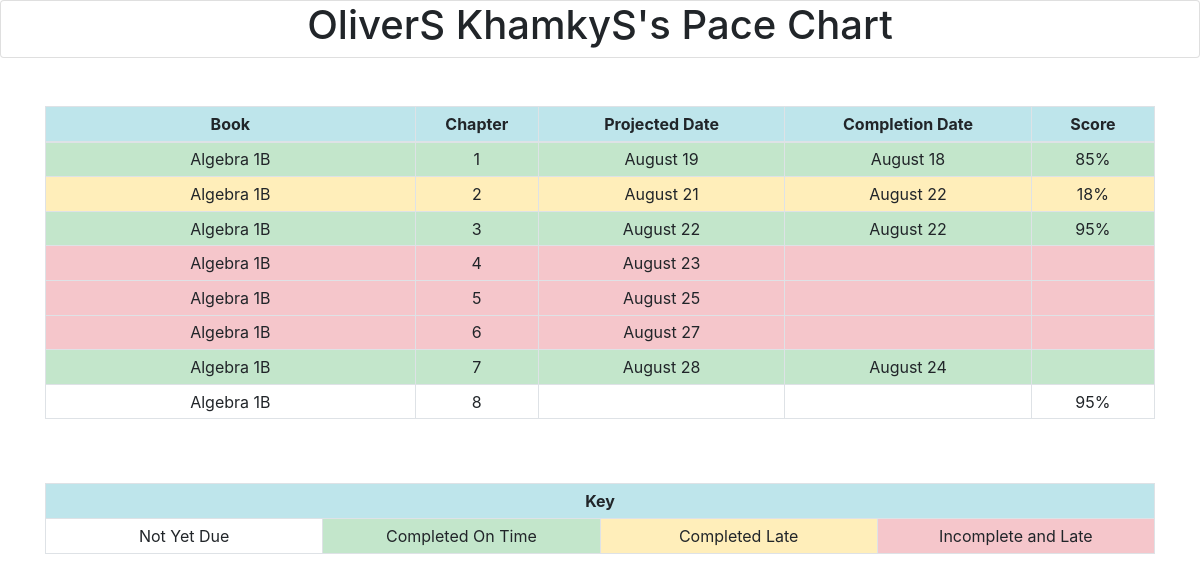
/pacechart/ (signed in), run on an earlier commit of the app's database.
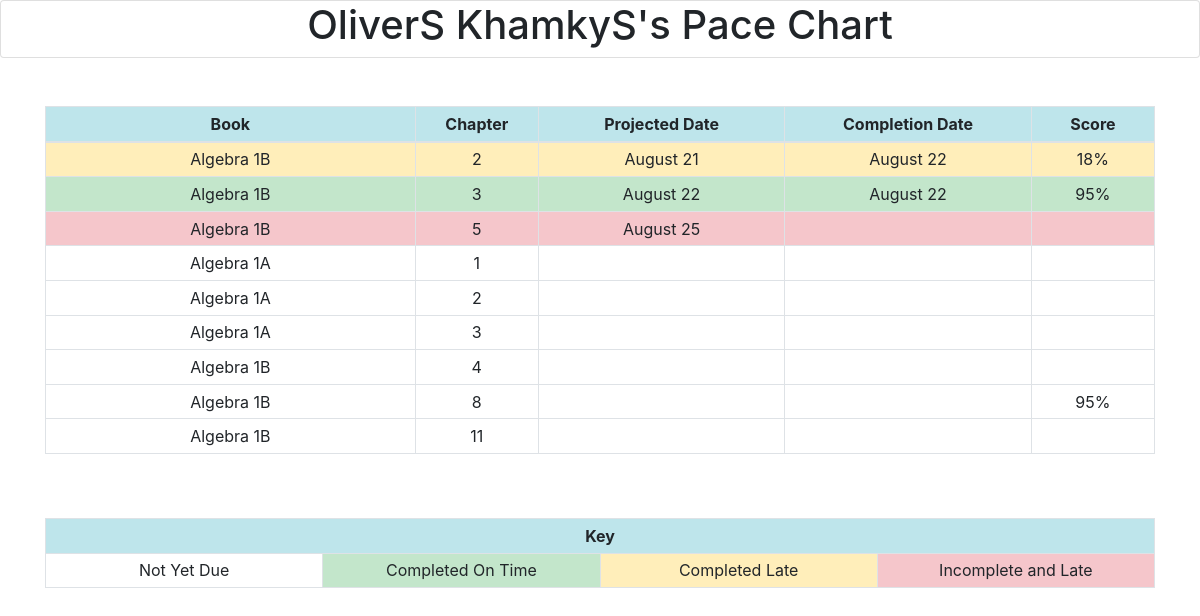
And on a later commit of the database.
### pace/models.py (models this page shows, shortened)
class Student(models.Model):
    user = models.OneToOneField(User, on_delete=models.CASCADE, null=True, blank=True)
    teacher = models.ManyToManyField(Teacher)
    class Meta:
            ordering = ["user__last_name"]
    def __str__(self):
        return self.user.first_name + " " + self.user.last_name

class PaceChapter(models.Model):
    student = models.ForeignKey('Student', on_delete=models.CASCADE)
    chapter = models.ForeignKey('Chapter', on_delete=models.CASCADE)
    is_review = models.BooleanField(default=False)
    pace_date = models.DateField(blank=True, null=True)
    complete_date = models.DateField(blank=True, null=True)
    attempts = models.IntegerField(default=0)
    score = models.DecimalField(max_digits=10, decimal_places=4, blank=True, null=True)
    class Meta:
        ordering = ['pace_date']

class Chapter(models.Model):
    book = models.ForeignKey('Book', on_delete=models.CASCADE)
    chapter_number = models.IntegerField()
    chapter_weight = models.FloatField(default=1)

class Book(models.Model):
    book_name = models.CharField(max_length=100)

### pace/views.py (the view)
# urls.py: url(r'^pacechart/', views.pacechart, name='pacechart'),
@login_required
def pacechart(request, user=None):
    if not user:
        user = request.user
    all_chapters = PaceChapter.objects.select_related('student__user').filter(student__user=user)
    all_chapters_not_null = all_chapters.filter(pace_date__isnull=False)
    all_chapters_null = all_chapters.filter(pace_date__isnull=True).order_by('complete_date', 'chapter__chapter_number')
    all_chapters = list(chain(all_chapters_not_null,all_chapters_null))
    return render(request, 'pace/pacechart.html', {'all_chapters': all_chapters, 'date_today': date.today()})

### pace/templates/pace/pacechart.html
{% extends 'pace/base.html' %}
{% block content %}
<div class="card text-center">
    <h1>{{ user.student }}'s Pace Chart</h1>
</div>
    <br><br>
<div class="container">
    <div class="row">
        <div class="col">
            <table class="table table-bordered table-hover table-sm">
                <thead>
                    <tr class="table-info">
                        <th class="text-center col-md-3">Book</th>
                        <th class="text-center col-md-1">Chapter</th>
                        <th class="text-center col-md-2">Projected Date</th>
                        <th class="text-center col-md-2">Completion Date</th>
                        <th class="text-center col-md-1">Score</th>
                    </tr>
                </thead>
                <tbody>
                    {% for pacechapter in all_chapters %}
                        {% if pacechapter.complete_date %}
                            {% if not pacechapter.pace_date %}
                                <tr class="table-success">
                            {% elif pacechapter.pace_date >= pacechapter.complete_date %}
                                <tr class="table-success">
                            {% else %}
                                <tr class="table-warning">
                            {% endif %}
                        {% elif pacechapter.pace_date < date_today %}
                            <tr class="table-danger">
                        {% else %}
                            <tr>
                        {% endif %}
                                <td class="text-center">
                                    {{ pacechapter.chapter.book.book_name }}
                                </td>
                                <td class="text-center">
                                    {{ pacechapter.chapter.chapter_number }}
                                </td>
                                <td class="text-center">
                                    {% if pacechapter.pace_date %}
                                    {{ pacechapter.pace_date|date:"F j" }}
                                    {% endif %}
                                </td>
                                <td class="text-center">
                                    {% if pacechapter.complete_date %}
                                    {{ pacechapter.complete_date|date:"F j" }}
                                    {% endif %}
                                </td>
                                <td class="text-center">
                                {% if pacechapter.score %}
                                    {{ pacechapter.score|floatformat:"0" }}%
                                {% endif %}
                                </td>
                            </tr>
                        {% endfor %}
                </tbody>
            </table>
        </div>
    </div>
</div>
    <br><br>
<div class="container">
    <table class="table table-bordered table-sm">
        <tbody>
            <tr><td colspan="4" class="text-center table-info"><strong>Key</strong></td></tr>
            <tr>
                <td class="text-center col-md-2">Not Yet Due</td>
                <td class="table-success text-center col-md-2">Completed On Time</td>
                <td class="table-warning text-center col-md-2">Completed Late</td>
                <td class="table-danger text-center col-md-2">Incomplete and Late</td>
            </tr>
        </tbody>
    </table>
</div>
{% endblock %}

### pace/templates/pace/base.html (shortened to what this page needs)
<!DOCTYPE html>
<html lang="en">
  <head>
    <link rel="stylesheet" href="https://maxcdn.bootstrapcdn.com/bootstrap/4.0.0-beta/css/bootstrap.min.css">
  </head>
  <body>
    {% block content %}
    {% endblock %}
  </body>
</html>

What changed in the data, as far as the page shows it:
removed PaceChapter: chapter.book.book_name "Algebra 1B", chapter.chapter_number "1", pace_date "August 19", complete_date "August 18", score "85"
removed PaceChapter: chapter.book.book_name "Algebra 1B", chapter.chapter_number "4", pace_date "August 23"
removed PaceChapter: chapter.book.book_name "Algebra 1B", chapter.chapter_number "6", pace_date "August 27"
removed PaceChapter: chapter.book.book_name "Algebra 1B", chapter.chapter_number "7", pace_date "August 28", complete_date "August 24"
added PaceChapter: chapter.book.book_name "Algebra 1A", chapter.chapter_number "1"
added PaceChapter: chapter.book.book_name "Algebra 1A", chapter.chapter_number "2"
added PaceChapter: chapter.book.book_name "Algebra 1A", chapter.chapter_number "3"
added PaceChapter: chapter.book.book_name "Algebra 1B", chapter.chapter_number "4"
added PaceChapter: chapter.book.book_name "Algebra 1B", chapter.chapter_number "11"
